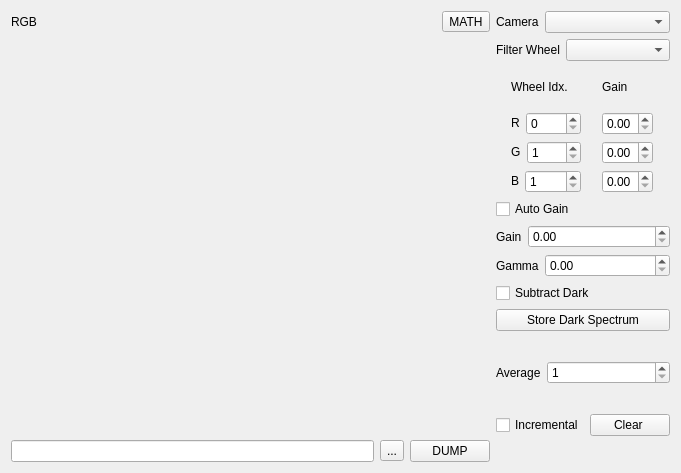
<?xml version="1.0" encoding="UTF-8"?>
<ui version="4.0">
 <class>FrmImageProcessor</class>
 <widget class="QMainWindow" name="FrmImageProcessor">
  <property name="geometry">
   <rect>
    <x>0</x>
    <y>0</y>
    <width>681</width>
    <height>473</height>
   </rect>
  </property>
  <property name="windowTitle">
   <string>Network Analyzer Control</string>
  </property>
  <widget class="QWidget" name="widget">
   <layout class="QHBoxLayout" name="horizontalLayout_9">
    <item>
     <layout class="QVBoxLayout" name="verticalLayout_2">
      <item>
       <layout class="QHBoxLayout" name="horizontalLayout_10">
        <item>
         <widget class="QLabel" name="textLabel1_2_5_3_3_17">
          <property name="sizePolicy">
           <sizepolicy hsizetype="Expanding" vsizetype="Preferred">
            <horstretch>0</horstretch>
            <verstretch>0</verstretch>
           </sizepolicy>
          </property>
          <property name="text">
           <string>RGB</string>
          </property>
          <property name="wordWrap">
           <bool>false</bool>
          </property>
         </widget>
        </item>
        <item>
         <widget class="QToolButton" name="m_tbMathMenu">
          <property name="text">
           <string>MATH</string>
          </property>
         </widget>
        </item>
       </layout>
      </item>
      <item>
       <widget class="XQGraph" name="m_graphwidget" native="true">
        <property name="sizePolicy">
         <sizepolicy hsizetype="Expanding" vsizetype="Expanding">
          <horstretch>0</horstretch>
          <verstretch>0</verstretch>
         </sizepolicy>
        </property>
        <property name="minimumSize">
         <size>
          <width>53</width>
          <height>53</height>
         </size>
        </property>
       </widget>
      </item>
      <item>
       <layout class="QHBoxLayout" name="horizontalLayout_12">
        <item>
         <widget class="QLineEdit" name="m_edDump"/>
        </item>
        <item>
         <widget class="QToolButton" name="m_tbDump">
          <property name="text">
           <string>...</string>
          </property>
         </widget>
        </item>
        <item>
         <widget class="QPushButton" name="m_btnDump">
          <property name="text">
           <string>DUMP</string>
          </property>
          <property name="autoDefault">
           <bool>false</bool>
          </property>
         </widget>
        </item>
       </layout>
      </item>
     </layout>
    </item>
    <item>
     <layout class="QVBoxLayout" name="verticalLayout_4">
      <item>
       <layout class="QHBoxLayout" name="horizontalLayout_6">
        <item>
         <widget class="QLabel" name="textLabel1_2_5_3_6">
          <property name="sizePolicy">
           <sizepolicy hsizetype="Fixed" vsizetype="Fixed">
            <horstretch>0</horstretch>
            <verstretch>0</verstretch>
           </sizepolicy>
          </property>
          <property name="text">
           <string>Camera</string>
          </property>
          <property name="wordWrap">
           <bool>false</bool>
          </property>
         </widget>
        </item>
        <item>
         <widget class="QComboBox" name="m_cmbCamera"/>
        </item>
       </layout>
      </item>
      <item>
       <layout class="QHBoxLayout" name="horizontalLayout_8">
        <item>
         <widget class="QLabel" name="textLabel1_2_5_3_10">
          <property name="sizePolicy">
           <sizepolicy hsizetype="Fixed" vsizetype="Fixed">
            <horstretch>0</horstretch>
            <verstretch>0</verstretch>
           </sizepolicy>
          </property>
          <property name="text">
           <string>Filter Wheel</string>
          </property>
          <property name="wordWrap">
           <bool>false</bool>
          </property>
         </widget>
        </item>
        <item>
         <widget class="QComboBox" name="m_cmbFilterWheel"/>
        </item>
       </layout>
      </item>
      <item>
       <layout class="QGridLayout" name="gridLayout">
        <item row="0" column="1">
         <widget class="QLabel" name="textLabel1_2_5_3_3_21">
          <property name="sizePolicy">
           <sizepolicy hsizetype="Fixed" vsizetype="Preferred">
            <horstretch>0</horstretch>
            <verstretch>0</verstretch>
           </sizepolicy>
          </property>
          <property name="text">
           <string>Gain</string>
          </property>
          <property name="wordWrap">
           <bool>false</bool>
          </property>
         </widget>
        </item>
        <item row="1" column="0">
         <layout class="QHBoxLayout" name="horizontalLayout">
          <item>
           <widget class="QLabel" name="textLabel1_2_5_3_7">
            <property name="sizePolicy">
             <sizepolicy hsizetype="Fixed" vsizetype="Fixed">
              <horstretch>0</horstretch>
              <verstretch>0</verstretch>
             </sizepolicy>
            </property>
            <property name="text">
             <string>R</string>
            </property>
            <property name="wordWrap">
             <bool>false</bool>
            </property>
           </widget>
          </item>
          <item>
           <widget class="QSpinBox" name="m_spbFilterIdxR">
            <property name="minimum">
             <number>0</number>
            </property>
            <property name="maximum">
             <number>11</number>
            </property>
           </widget>
          </item>
         </layout>
        </item>
        <item row="1" column="1">
         <widget class="QDoubleSpinBox" name="m_dblGainR">
          <property name="maximum">
           <double>5.000000000000000</double>
          </property>
          <property name="singleStep">
           <double>0.100000000000000</double>
          </property>
         </widget>
        </item>
        <item row="2" column="0">
         <layout class="QHBoxLayout" name="horizontalLayout_2">
          <item>
           <widget class="QLabel" name="textLabel1_2_5_3_8">
            <property name="sizePolicy">
             <sizepolicy hsizetype="Fixed" vsizetype="Fixed">
              <horstretch>0</horstretch>
              <verstretch>0</verstretch>
             </sizepolicy>
            </property>
            <property name="text">
             <string>G</string>
            </property>
            <property name="wordWrap">
             <bool>false</bool>
            </property>
           </widget>
          </item>
          <item>
           <widget class="QSpinBox" name="m_spbFilterIdxG">
            <property name="minimum">
             <number>1</number>
            </property>
            <property name="maximum">
             <number>1000</number>
            </property>
           </widget>
          </item>
         </layout>
        </item>
        <item row="2" column="1">
         <widget class="QDoubleSpinBox" name="m_dblGainG">
          <property name="maximum">
           <double>5.000000000000000</double>
          </property>
          <property name="singleStep">
           <double>0.100000000000000</double>
          </property>
         </widget>
        </item>
        <item row="3" column="0">
         <layout class="QHBoxLayout" name="horizontalLayout_3">
          <item>
           <widget class="QLabel" name="textLabel1_2_5_3_9">
            <property name="sizePolicy">
             <sizepolicy hsizetype="Fixed" vsizetype="Fixed">
              <horstretch>0</horstretch>
              <verstretch>0</verstretch>
             </sizepolicy>
            </property>
            <property name="text">
             <string>B</string>
            </property>
            <property name="wordWrap">
             <bool>false</bool>
            </property>
           </widget>
          </item>
          <item>
           <widget class="QSpinBox" name="m_spbFilterIdxB">
            <property name="minimum">
             <number>1</number>
            </property>
            <property name="maximum">
             <number>1000</number>
            </property>
           </widget>
          </item>
         </layout>
        </item>
        <item row="3" column="1">
         <widget class="QDoubleSpinBox" name="m_dblGainB">
          <property name="maximum">
           <double>5.000000000000000</double>
          </property>
          <property name="singleStep">
           <double>0.100000000000000</double>
          </property>
         </widget>
        </item>
        <item row="0" column="0">
         <widget class="QLabel" name="textLabel1_2_5_3_3_23">
          <property name="sizePolicy">
           <sizepolicy hsizetype="Fixed" vsizetype="Preferred">
            <horstretch>0</horstretch>
            <verstretch>0</verstretch>
           </sizepolicy>
          </property>
          <property name="text">
           <string>Wheel Idx.</string>
          </property>
          <property name="wordWrap">
           <bool>false</bool>
          </property>
         </widget>
        </item>
       </layout>
      </item>
      <item>
       <widget class="QCheckBox" name="m_ckbAutoGain">
        <property name="text">
         <string>Auto Gain</string>
        </property>
       </widget>
      </item>
      <item>
       <layout class="QHBoxLayout" name="horizontalLayout_4">
        <item>
         <widget class="QLabel" name="textLabel1_2_5_3_3_20">
          <property name="sizePolicy">
           <sizepolicy hsizetype="Fixed" vsizetype="Preferred">
            <horstretch>0</horstretch>
            <verstretch>0</verstretch>
           </sizepolicy>
          </property>
          <property name="text">
           <string>Gain</string>
          </property>
          <property name="wordWrap">
           <bool>false</bool>
          </property>
         </widget>
        </item>
        <item>
         <widget class="QDoubleSpinBox" name="m_dblGain">
          <property name="maximum">
           <double>4000.000000000000000</double>
          </property>
         </widget>
        </item>
       </layout>
      </item>
      <item>
       <layout class="QHBoxLayout" name="horizontalLayout_5">
        <item>
         <widget class="QLabel" name="textLabel1_2_5_3_3_22">
          <property name="sizePolicy">
           <sizepolicy hsizetype="Fixed" vsizetype="Preferred">
            <horstretch>0</horstretch>
            <verstretch>0</verstretch>
           </sizepolicy>
          </property>
          <property name="text">
           <string>Gamma</string>
          </property>
          <property name="wordWrap">
           <bool>false</bool>
          </property>
         </widget>
        </item>
        <item>
         <widget class="QDoubleSpinBox" name="m_dblGamma">
          <property name="maximum">
           <double>5.000000000000000</double>
          </property>
          <property name="singleStep">
           <double>0.100000000000000</double>
          </property>
         </widget>
        </item>
       </layout>
      </item>
      <item>
       <layout class="QVBoxLayout" name="verticalLayout">
        <item>
         <widget class="QCheckBox" name="m_ckbSubtractDark">
          <property name="text">
           <string>Subtract Dark</string>
          </property>
         </widget>
        </item>
        <item>
         <widget class="QPushButton" name="m_btnStoreDark">
          <property name="text">
           <string>Store Dark Spectrum</string>
          </property>
         </widget>
        </item>
       </layout>
      </item>
      <item>
       <layout class="QVBoxLayout" name="verticalLayout_3">
        <item>
         <layout class="QHBoxLayout" name="_2">
          <item>
           <widget class="QLabel" name="textLabel1_2_5_3_3_2">
            <property name="sizePolicy">
             <sizepolicy hsizetype="Fixed" vsizetype="Preferred">
              <horstretch>0</horstretch>
              <verstretch>0</verstretch>
             </sizepolicy>
            </property>
            <property name="text">
             <string>Average</string>
            </property>
            <property name="wordWrap">
             <bool>false</bool>
            </property>
           </widget>
          </item>
          <item>
           <widget class="QSpinBox" name="m_spbAverage">
            <property name="minimum">
             <number>1</number>
            </property>
            <property name="maximum">
             <number>1000</number>
            </property>
           </widget>
          </item>
         </layout>
        </item>
        <item>
         <layout class="QHBoxLayout" name="_3"/>
        </item>
        <item>
         <layout class="QHBoxLayout" name="horizontalLayout_7">
          <item>
           <widget class="QCheckBox" name="m_ckbIncrementalAverage">
            <property name="text">
             <string>Incremental</string>
            </property>
           </widget>
          </item>
          <item>
           <widget class="QPushButton" name="m_btnClearAverage">
            <property name="text">
             <string>Clear </string>
            </property>
           </widget>
          </item>
         </layout>
        </item>
       </layout>
      </item>
     </layout>
    </item>
   </layout>
  </widget>
 </widget>
 <layoutdefault spacing="6" margin="11"/>
 <customwidgets>
  <customwidget>
   <class>XQGraph</class>
   <extends>QWidget</extends>
   <header>graphwidget.h</header>
  </customwidget>
 </customwidgets>
 <resources/>
 <connections/>
</ui>
